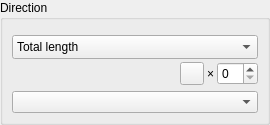
<?xml version="1.0" encoding="UTF-8"?>
<ui version="4.0">
 <class>PartGui::PatternParametersWidget</class>
 <widget class="QWidget" name="PartGui::PatternParametersWidget">
  <property name="geometry">
   <rect><x>0</x><y>0</y><width>270</width><height>110</height></rect>
  </property>
  <layout class="QVBoxLayout" name="generalLayout">
   <property name="leftMargin"><number>0</number></property>
   <property name="topMargin"><number>0</number></property>
   <property name="rightMargin"><number>0</number></property>
   <property name="bottomMargin"><number>0</number></property>
   <item>
    <widget class="QGroupBox" name="groupBox">
     <property name="title"><string>Direction</string></property>
     <layout class="QVBoxLayout" name="mainLayout">
      <item>
       <widget class="QWidget" name="pickFieldHolder" native="true"/>
      </item>
      <item>
       <widget class="QWidget" name="valuesRow" native="true">
        <layout class="QVBoxLayout" name="valuesLayout">
         <property name="spacing"><number>3</number></property>
         <property name="leftMargin"><number>0</number></property>
         <property name="topMargin"><number>0</number></property>
         <property name="rightMargin"><number>0</number></property>
         <property name="bottomMargin"><number>0</number></property>
         <item>
          <widget class="QComboBox" name="comboMode">
           <property name="sizePolicy">
            <sizepolicy hsizetype="Expanding" vsizetype="Fixed"><horstretch>0</horstretch><verstretch>0</verstretch></sizepolicy>
           </property>
           <property name="toolTip"><string>How the copies are spread out</string></property>
           <property name="sizeAdjustPolicy"><enum>QComboBox::AdjustToMinimumContentsLengthWithIcon</enum></property>
           <property name="minimumContentsLength"><number>6</number></property>
           <item><property name="text"><string>Total length</string></property></item>
           <item><property name="text"><string>Spacing</string></property></item>
          </widget>
         </item>
         <item>
          <layout class="QHBoxLayout" name="amountLayout" stretch="1,1,0,0">
           <property name="spacing"><number>3</number></property>
           <item>
            <widget class="Gui::QuantitySpinBox" name="spinExtent" native="true">
             <property name="sizePolicy">
              <sizepolicy hsizetype="Ignored" vsizetype="Fixed"><horstretch>0</horstretch><verstretch>0</verstretch></sizepolicy>
             </property>
             <property name="toolTip"><string>Distance from the first copy to the last</string></property>
             <property name="keyboardTracking" stdset="0"><bool>false</bool></property>
            </widget>
           </item>
           <item>
            <widget class="QWidget" name="spacingControlsWidget" native="true">
             <layout class="QHBoxLayout" name="spacingControlsLayout" stretch="1,0">
              <property name="spacing"><number>3</number></property>
              <property name="leftMargin"><number>0</number></property>
              <property name="topMargin"><number>0</number></property>
              <property name="rightMargin"><number>0</number></property>
              <property name="bottomMargin"><number>0</number></property>
              <item>
               <widget class="Gui::QuantitySpinBox" name="spinSpacing" native="true">
                <property name="sizePolicy">
                 <sizepolicy hsizetype="Ignored" vsizetype="Fixed"><horstretch>0</horstretch><verstretch>0</verstretch></sizepolicy>
                </property>
                <property name="toolTip"><string>Distance between neighbouring copies</string></property>
                <property name="keyboardTracking" stdset="0"><bool>false</bool></property>
               </widget>
              </item>
              <item>
               <widget class="QToolButton" name="addSpacingButton">
                <property name="sizePolicy">
                 <sizepolicy hsizetype="Maximum" vsizetype="Preferred"><horstretch>0</horstretch><verstretch>0</verstretch></sizepolicy>
                </property>
                <property name="toolTip"><string>Add spacing to create spacing patterns.</string></property>
                <property name="icon">
                 <iconset><normaloff>:/icons/list-add.svg</normaloff>:/icons/list-add.svg</iconset>
                </property>
               </widget>
              </item>
             </layout>
            </widget>
           </item>
           <item>
            <widget class="QLabel" name="labelTimes">
             <property name="text"><string notr="true">×</string></property>
            </widget>
           </item>
           <item>
            <widget class="Gui::UIntSpinBox" name="spinOccurrences">
             <property name="toolTip"><string>Number of copies, the original included</string></property>
            </widget>
           </item>
          </layout>
         </item>
        </layout>
       </widget>
      </item>
      <item>
       <layout class="QFormLayout" name="formLayout"/>
      </item>
      <item>
       <widget class="QComboBox" name="comboDirection"/>
      </item>
     </layout>
    </widget>
   </item>
  </layout>
 </widget>
 <customwidgets>
  <customwidget>
   <class>Gui::QuantitySpinBox</class>
   <extends>QWidget</extends>
   <header>Gui/QuantitySpinBox.h</header>
  </customwidget>
  <customwidget>
   <class>Gui::UIntSpinBox</class>
   <extends>QSpinBox</extends>
   <header>Gui/SpinBox.h</header>
   <container>1</container>
  </customwidget>
 </customwidgets>
 <resources/>
 <connections/>
</ui>
